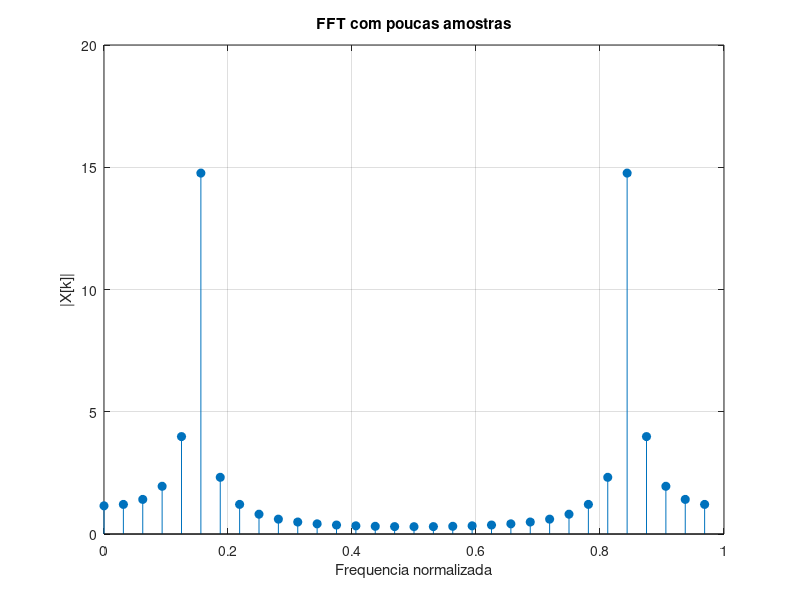
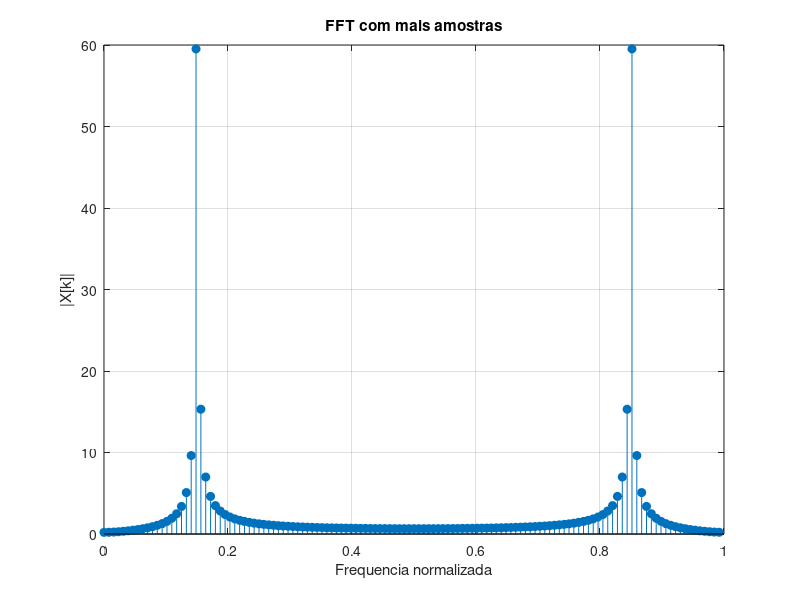

These figures' MATLAB source, in order:
clc;
clear;
close all;

% Frequencia da senoide
f0 = 0.15;

% -------------------------
% Sinal curto
% -------------------------
N1 = 32;
n1 = 0:N1-1;

x1 = sin(2*pi*f0*n1);

X1 = fft(x1);
magX1 = abs(X1);

f1 = (0:N1-1)/N1;

% -------------------------
% Sinal longo
% -------------------------
N2 = 128;
n2 = 0:N2-1;

x2 = sin(2*pi*f0*n2);

X2 = fft(x2);
magX2 = abs(X2);

f2 = (0:N2-1)/N2;

% -------------------------
% FFT sinal curto
% -------------------------
figure(1);
stem(f1, magX1, 'filled');
grid on;
xlabel('Frequencia normalizada');
ylabel('|X[k]|');
title('FFT com poucas amostras');

print('C:/Users/Pichau/estudo-dirigido-pds/parte3/resultados/q8_fft_curta.png', '-dpng');

% -------------------------
% FFT sinal longo
% -------------------------
figure(2);
stem(f2, magX2, 'filled');
grid on;
xlabel('Frequencia normalizada');
ylabel('|X[k]|');
title('FFT com mais amostras');

print('C:/Users/Pichau/estudo-dirigido-pds/parte3/resultados/q8_fft_longa.png', '-dpng');
